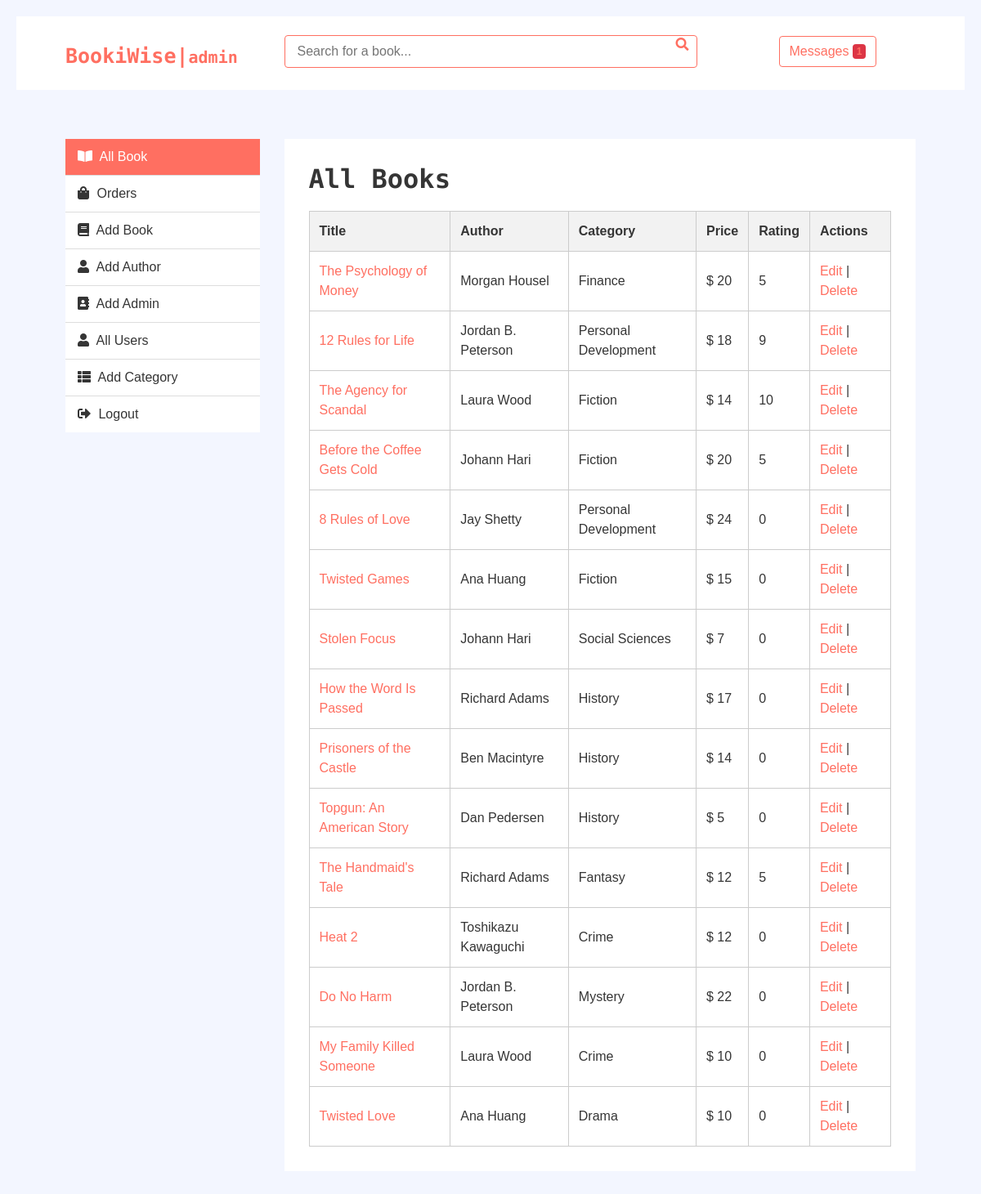
The page /admin_page (signed in) on the database its author committed.
### BookStore_app/models.py (models this page shows)
class Book(models.Model):
	author = models.ForeignKey(Author, on_delete = models.CASCADE) # one to many relationship
	category = models.ForeignKey(Category, on_delete=models.CASCADE, related_name='books') # one to many relationship
	title = models.CharField(max_length = 100)
	price = models.IntegerField()
	bookpage = models.FileField(upload_to = "files/bookpage/")
	created_at = models.DateTimeField(auto_now_add=True)
	updated_at = models.DateTimeField(auto_now=True)
	total_rating = models.IntegerField(default=0)
	description = models.TextField()

class Author(models.Model):
	name = models.CharField(max_length = 100)
	created_at = models.DateTimeField(auto_now_add=True)
	updated_at = models.DateTimeField(auto_now=True)

class Category(models.Model):
	name = models.CharField(max_length = 100)
	created_at = models.DateTimeField(auto_now_add=True)
	updated_at = models.DateTimeField(auto_now=True)

### BookStore_app/views.py (the view)
# urls.py: path('admin_page',views.admin_page ),
def admin_page(request):
    user = User.objects.get(id=request.session['id'])
    if user.is_admin:
            orders = Order.objects.all()
            users = User.objects.all()
            messages = Message.objects.all()
            for order in orders:
                order.items = OrderItem.objects.filter(order=order)
                order.total_price = sum(item.price * item.quantity for item in order.items)
            context = {
            'books' : Book.objects.all(),
            'authors' : Author.objects.all(),
            'categories' : Category.objects.all(),
            'orders' :orders,
            'users' : users,
            'messages' : messages,
            'messages_number': messages.count
            }
            return render(request, 'admin_page.html', context)
    else:
        return redirect('/home')

### templates/admin_page.html (shortened to what this page needs)
{% load static %}
<!DOCTYPE html>
<html lang="en">
    <head>
        <link href="https://stackpath.bootstrapcdn.com/bootstrap/4.4.1/css/bootstrap.min.css" rel="stylesheet">
        <link href="https://cdnjs.cloudflare.com/ajax/libs/font-awesome/5.10.0/css/all.min.css" rel="stylesheet">
        <link href="lib/slick/slick.css" rel="stylesheet">
        <link href="lib/slick/slick-theme.css" rel="stylesheet">
        <link href="css/style.css" rel="stylesheet">
    </head>
    <body>
        <div class="bottom-bar">
            <div class="container-fluid">
                <div class="row align-items-center">
                    <div class="col-md-3">
                        <div class="logo">
                            <a href="/home">
                                <h1 style="font-size: 25px;">BookiWise|<span style="font-size: 20px;">admin</span></h1>
                            </a>
                        </div>
                    </div>
                    <div class="col-md-6">
                        <div class="search">
                            <form method="get" action="/search">
                                <input type="text" name="q" placeholder="Search for a book...">
                                <button type="submit"><i class="fa fa-search"></i></button>
                            </form>
                        </div>
                    </div>
                    <div class="col-md-3">
                        <a href="/view_messages">
                            <button type="button" class="btn btn-primary" style="margin-left: 70px; margin-bottom: 20px;">
                                Messages
                                <span class="badge bg-danger">{{messages_number}}</span>
                            </button>
                        </a>
                    </div>
                </div>
            </div>
        </div>
        <div class="my-account">
            <div class="container-fluid">
                <div class="row">
                    <div class="col-md-3">
                        <div class="nav flex-column nav-pills" role="tablist" aria-orientation="vertical">
                            <a class="nav-link active" id="dashboard-nav" data-toggle="pill" href="#dashboard-tab" role="tab"><i class="fas fa-book-open"></i> All Book</a>
                            <a class="nav-link" id="orders-nav" data-toggle="pill" href="#orders-tab" role="tab"><i class="fa fa-shopping-bag"></i> Orders</a>
                            <a class="nav-link" id="payment-nav" data-toggle="pill" href="#payment-tab" role="tab"><i class="fa fa-book"></i> Add Book</a>
                            <a class="nav-link" id="address-nav" data-toggle="pill" href="#address-tab" role="tab"><i class="fa fa-user"></i> Add Author</a>
                            <a class="nav-link" id="address-nav" data-toggle="pill" href="#admin-tab" role="tab"><i class="fas fa-address-book"></i> Add Admin</a>
                            <a class="nav-link" id="address-nav" data-toggle="pill" href="#users-tab"  role="tab"><i class="fa fa-user"></i> All Users</a>
                            <a class="nav-link" id="account-nav" data-toggle="pill" href="#account-tab" role="tab"><i class="fa fa-th-list"></i> Add Category</a>
                            <a class="nav-link" href="/logout"><i class="fa fa-sign-out-alt"></i> Logout</a>
                        </div>
                    </div>
                    <div class="col-md-9">
                        <div class="tab-content">
                            <div class="tab-pane fade show active" id="dashboard-tab" role="tabpanel" aria-labelledby="dashboard-nav">
                                <h2>All Books</h2>
                                <table style="width: 100%;">
                                    <thead>
                                        <tr>
                                            <th>Title</th>
                                            <th>Author</th>
                                            <th>Category</th>
                                            <th>Price</th>
                                            <th>Rating</th>
                                            <th>Actions</th>
                                        </tr>
                                    </thead>
                                    <tbody>
                                        {% for book in books %}
                                        <tr>
                                            <td><a href="/book_detail/{{book.id}}">{{ book.title }}</a></td>
                                            <td>{{ book.author.name }}</td>
                                            <td>{{ book.category.name }}</td>
                                            <td>$ {{ book.price }}</td>
                                            <td>{{book.total_rating}}</td>
                                            <td>
                                                <a href="/edit_book/{{book.id}}">Edit</a> |
                                                <a href="/delete_book/{{book.id}}">Delete</a>
                                            </td>
                                        </tr>
                                        {% endfor %}
                                    </tbody>
                                </table>
                            </div>
                        </div>
                    </div>
                </div>
            </div>
        </div>
    </body>
</html>

### static/css/style.css (style rules this page uses)
body { color: #353535; font-family: 'Open Sans', sans-serif; font-weight: 400; background: #f3f6ff; }
a { color: #FF6F61; }
h1 { font-family: 'Source Code Pro', monospace; font-weight: 900; }
h2 { font-family: 'Source Code Pro', monospace; font-weight: 700; }
@media (min-width: 992px) { .container-fluid { padding-right: 60px; padding-left: 60px; } }
.btn { color: #FF6F61; background: #ffffff; border: 1px solid #FF6F61; }
.nav { position: relative; }
@media (min-width: 768px) { .nav, .nav .navbar { background: #FF6F61 !important; } }
.bottom-bar { padding: 15px 0; background: #ffffff; margin-bottom: 30px; }
.bottom-bar .logo { text-align: left; overflow: hidden; }
.bottom-bar .search { width: 100%; }
.bottom-bar .search input[type=text] { width: 100%; height: 40px; padding: 0 15px; color: #666666; border: 1px solid #FF6F61; border-radius: 4px; }
.bottom-bar .search button { position: absolute; width: 40px; height: 38px; top: 1px; right: 16px; padding: 0 15px; border: none; background: none; color: #FF6F61; border-radius: 0 2px 2px 0; }
@media (min-width: 768px) { .bottom-bar { max-height: 90px; } }
.my-account { position: relative; padding: 30px 0; }
.my-account .nav.nav-pills .nav-link { padding: 10px 15px; color: #353535; background: #ffffff; border-radius: 0; border-bottom: 1px solid #dddddd; transition: all .3s; }
.my-account .nav.nav-pills .nav-link:last-child { border-bottom: none; }
.my-account .nav.nav-pills .nav-link:hover, .my-account .nav.nav-pills .nav-link.active { color: #ffffff; background: #FF6F61; }
.my-account .nav.nav-pills .nav-link i { margin-right: 5px; }
.my-account .tab-content { padding: 30px; background: #ffffff; }

### templates/admin_page.html (style rules this page uses)
body { color: #353535; font-family: 'Open Sans', sans-serif; font-weight: 400; background: #f3f6ff; }
body { font-family: Arial, sans-serif; padding: 20px; }
form { margin-bottom: 20px; }
input[type="text"], input[type="number"], select, textarea { width: 30%; padding: 12px 20px; margin: 8px 0; box-sizing: border-box; border: 1px solid #ccc; border-radius: 4px; -webkit-transition: 0.5s; transition: 0.5s; outline: none; }
table { width: 70%; border-collapse: collapse; margin-top: 20px; }
th, td { border: 1px solid #ccc; padding: 12px; text-align: left; }
th { background-color: #f2f2f2; }
a { color: #FF6F61; }
h1 { font-family: 'Source Code Pro', monospace; font-weight: 900; }
h2 { font-family: 'Source Code Pro', monospace; font-weight: 700; }
@media (min-width: 992px) { .container-fluid { padding-right: 60px; padding-left: 60px; } }
.btn { color: #FF6F61; background: #ffffff; border: 1px solid #FF6F61; }
.nav { position: relative; }
@media (min-width: 768px) { .nav, .nav .navbar { background: #FF6F61 !important; } }
.bottom-bar { padding: 15px 0; background: #ffffff; margin-bottom: 30px; }
.bottom-bar .logo { text-align: left; overflow: hidden; }
.bottom-bar .search { width: 100%; }
.bottom-bar .search input[type=text] { width: 100%; height: 40px; padding: 0 15px; color: #666666; border: 1px solid #FF6F61; border-radius: 4px; }
.bottom-bar .search button { position: absolute; width: 40px; height: 38px; top: 1px; right: 16px; padding: 0 15px; border: none; background: none; color: #FF6F61; border-radius: 0 2px 2px 0; }
@media (min-width: 768px) { .bottom-bar { max-height: 90px; } }
.my-account { position: relative; padding: 30px 0; }
.my-account .nav.nav-pills .nav-link { padding: 10px 15px; color: #353535; background: #ffffff; border-radius: 0; border-bottom: 1px solid #dddddd; transition: all .3s; }
.my-account .nav.nav-pills .nav-link:last-child { border-bottom: none; }
.my-account .nav.nav-pills .nav-link:hover, .my-account .nav.nav-pills .nav-link.active { color: #ffffff; background: #FF6F61; }
.my-account .nav.nav-pills .nav-link i { margin-right: 5px; }
.my-account .tab-content { padding: 30px; background: #ffffff; }

### rows shown on the page
Book: title "The Psychology of Money", author.name "Morgan Housel", category.name "Finance", price "20", total_rating "5"
Book: title "12 Rules for Life", author.name "Jordan B. Peterson", category.name "Personal Development", price "18", total_rating "9"
Book: title "The Agency for Scandal", author.name "Laura Wood", category.name "Fiction", price "14", total_rating "10"
Book: title "Before the Coffee Gets Cold", author.name "Johann Hari", category.name "Fiction", price "20", total_rating "5"
Book: title "8 Rules of Love", author.name "Jay Shetty", category.name "Personal Development", price "24", total_rating "0"
Book: title "Twisted Games", author.name "Ana Huang", category.name "Fiction", price "15", total_rating "0"
Book: title "Stolen Focus", author.name "Johann Hari", category.name "Social Sciences", price "7", total_rating "0"
Book: title "How the Word Is Passed", author.name "Richard Adams", category.name "History", price "17", total_rating "0"
Book: title "Prisoners of the Castle", author.name "Ben Macintyre", category.name "History", price "14", total_rating "0"
Book: title "Topgun: An American Story", author.name "Dan Pedersen", category.name "History", price "5", total_rating "0"
Book: title "The Handmaid's Tale", author.name "Richard Adams", category.name "Fantasy", price "12", total_rating "5"
Book: title "Heat 2", author.name "Toshikazu Kawaguchi", category.name "Crime", price "12", total_rating "0"
Book: title "Do No Harm", author.name "Jordan B. Peterson", category.name "Mystery", price "22", total_rating "0"
Book: title "My Family Killed Someone", author.name "Laura Wood", category.name "Crime", price "10", total_rating "0"
Book: title "Twisted Love", author.name "Ana Huang", category.name "Drama", price "10", total_rating "0"

### other values the page prints
{{ messages_number }} "1"
